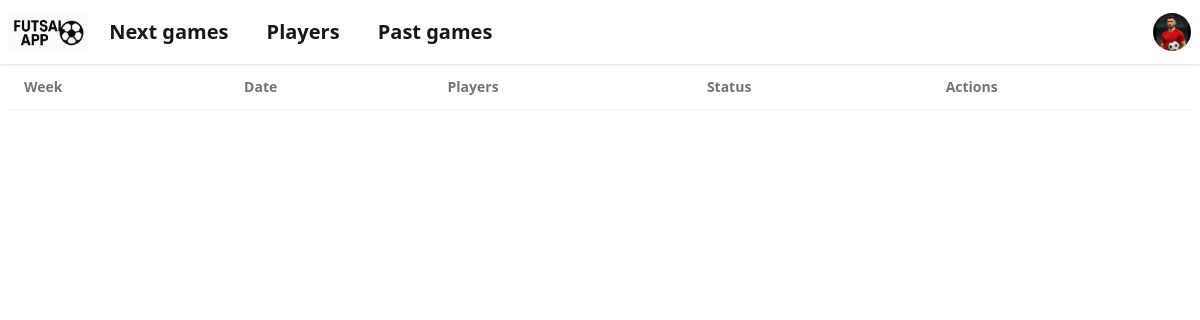
/games/past/, run on an earlier commit of the app's database.
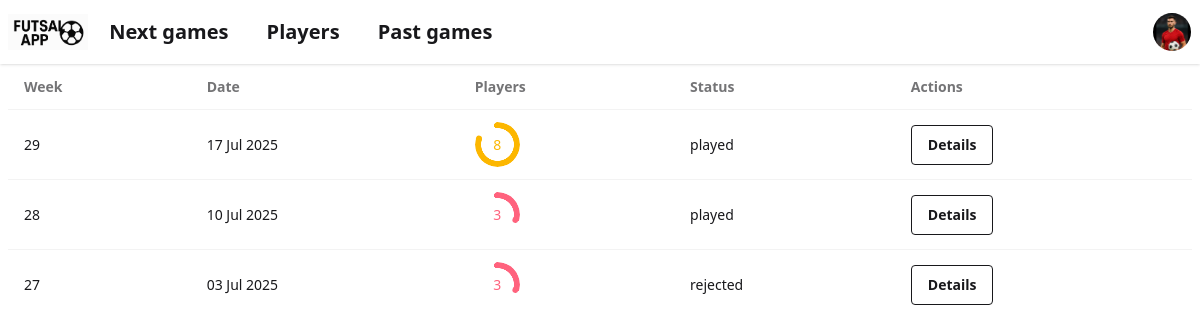
And on a later commit of the database.
### games/models.py (models this page shows, shortened)
class Game(models.Model):
    when = models.DateField()
    status = models.CharField(max_length=100, default='planned')
    description = models.TextField(null=True)
    slot_1 = models.IntegerField(null=True)
    slot_2 = models.IntegerField(null=True)
    slot_3 = models.IntegerField(null=True)
    slot_4 = models.IntegerField(null=True)
    slot_5 = models.IntegerField(null=True)
    slot_6 = models.IntegerField(null=True)
    slot_7 = models.IntegerField(null=True)
    slot_8 = models.IntegerField(null=True)
    slot_9 = models.IntegerField(null=True)
    slot_10 = models.IntegerField(null=True)
    def number_of_occupied_slots(self):
        slots = [
            self.slot_1, self.slot_2, self.slot_3, self.slot_4, self.slot_5,
            self.slot_6, self.slot_7, self.slot_8, self.slot_9, self.slot_10
        ]
        sum = 0
        for slot in slots:
            if slot not in (None, 0):
                sum += 1
        return sum

### games/views.py (the view)
# urls.py: path('past/', views.past_games, name='past_games_url'),
def past_games(request):
    found_games = Game.objects.filter(when__lt=datetime.today()).order_by('-when').all()
    return render(request, 'games/past_games.html', {'games': found_games})

### games/templates/games/past_games.html (shortened to what this page needs)
{% extends 'index.html' %}
{% block content %}
    <table class="table">
        <thead>
        <tr>
            <th>Week</th>
            <th>Date</th>
            <th>Players</th>
            <th>Status</th>
            <th>Actions</th>
        </tr>
        </thead>
        <tbody>
        {% for game in games %}
            <tr>
                <td>{{ game.when|date:'W' }}</td>
                <td>{{ game.when|date:'d M Y' }}</td>
                <td>
                    {%  if game.number_of_occupied_slots == 8 %}
                        <div class="radial-progress text-warning" style="--size:45px; --thickness: 0.4rem; --value:{{ game.number_of_occupied_slots }}*10;" aria-valuenow="{{ game.number_of_occupied_slots }}" role="progressbar">{{ game.number_of_occupied_slots }}</div>
                    {%  endif %}
                    {%  if game.number_of_occupied_slots <= 7 %}
                        <div class="radial-progress text-error" style="--size:45px; --thickness: 0.4rem; --value:{{ game.number_of_occupied_slots }}*10;" aria-valuenow="{{ game.number_of_occupied_slots }}" role="progressbar">{{ game.number_of_occupied_slots }}</div>
                    {%  endif %}
                </td>
                <td>{{ game.status }}</td>
                <td><a href="{% url 'game_details_url' game_id=game.id %}" class="btn btn-outline">Details</a></td>
            </tr>
        {% endfor %}
        </tbody>
    </table>
{% endblock content %}

What changed in the data, as far as the page shows it:
added Game: when "29", when "17 Jul 2025", number_of_occupied_slots "8", status "played"
added Game: when "28", when "10 Jul 2025", number_of_occupied_slots "3", status "played"
added Game: when "27", when "03 Jul 2025", number_of_occupied_slots "3", status "rejected"
